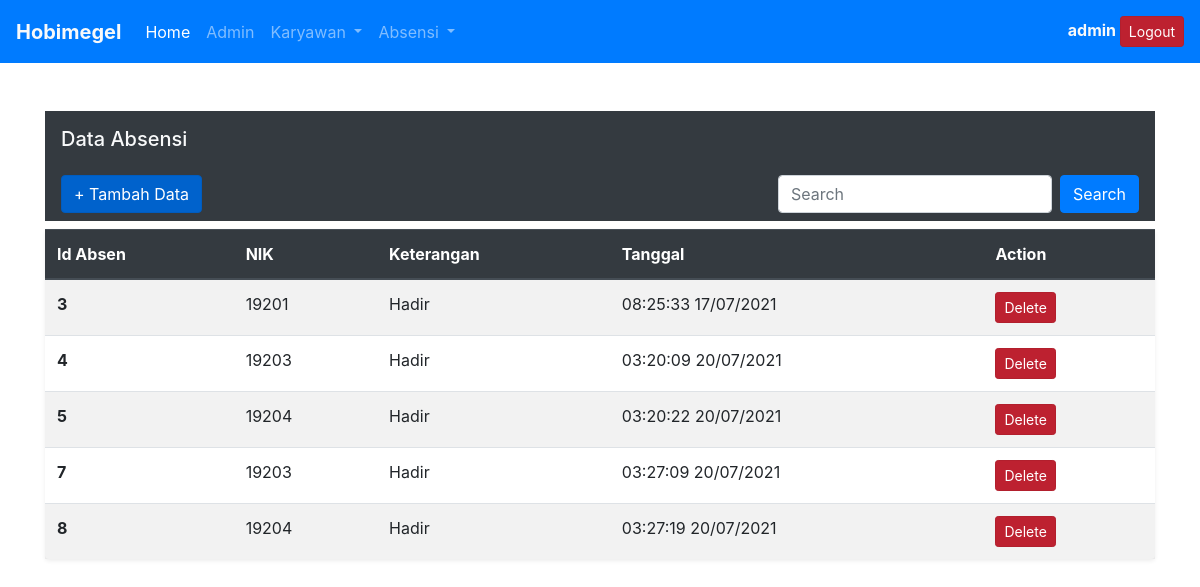
Screenshot of /database/absen.php (signed in) with the database file from the repository.
### tables this page shows
CREATE TABLE `absensi` (
  `id_absen` int(11) NOT NULL,
  `NIK` int(10) NOT NULL,
  `keterangan` varchar(20) NOT NULL,
  `tanggal` varchar(50) NOT NULL
);

### database/absen.php (the view, shortened to what this page needs)
<?php
    require_once 'koneksi.php';
    $sql ="SELECT * FROM absensi WHERE id_absen";
    $query = $koneksi->query($sql);
?>
<!DOCTYPE html>
<html lang="en">
<head>
    <link rel="stylesheet" href="https://cdn.jsdelivr.net/npm/bootstrap@4.5.3/dist/css/bootstrap.min.css">
</head>
<body>
    <nav class="navbar navbar-expand-lg navbar-dark bg-primary">
      <a class="navbar-brand text-light font-weight-bold" href="index.php">Hobimegel</a>
      <div class="collapse navbar-collapse" id="navbarText">
        <ul class="navbar-nav mr-auto">
          <li class="nav-item active">
            <a class="nav-link" href="index.php">Home <span class="sr-only">(current)</span></a>
            <li class="nav-item">
                <a class="nav-link" href="admin.php">Admin</a>
            </li>
            <li class="nav-item dropdown">
              <a class="nav-link dropdown-toggle" href="#" id="navbarDropdownMenuLink" role="button" data-toggle="dropdown" aria-haspopup="true" aria-expanded="false">
                Karyawan
              </a>
            </li>
            <li class="nav-item dropdown">
              <a class="nav-link dropdown-toggle" href="#" id="navbarDropdownMenuLink" role="button" data-toggle="dropdown" aria-haspopup="true" aria-expanded="false">
                Absensi
              </a>
            </li>
        </ul>
        <span class="navbar-text font-weight-bold text-light">
          <?php echo $_SESSION['username']; ?>
          <a href="logout.php" class="btn btn-danger btn-sm active" role="button" aria-pressed="true">Logout</a>
        </span>
      </div>
    </nav>
    <div class="container-lg mt-5">
      <nav class="navbar navbar-light bg-dark">
        <span class="navbar-brand text-light mb-0 h1">Data Absensi</span>
      </nav>
      <nav class="navbar navbar-light bg-dark">
          <a href="aksi/absen/tambahdata.php" class="btn btn-primary btn-md active" role="button" aria-pressed="true">+ Tambah Data</a>
          <form action="absen.php" method="get" class="form-inline">
              <input name="cari" class="form-control mr-sm-2" type="search" placeholder="Search" aria-label="Search">
              <button  class="btn btn-primary my-2 my-sm-0" type="submit">Search</button>
          </form>
      </nav>
      <table class="table shadow-sm p-3 mb-5 bg-white rounded mt-2 table-striped">
        <thead class="thead-dark">
          <tr>
            <th scope="col">Id Absen</th>
            <th scope="col">NIK</th>
            <th scope="col">Keterangan</th>
            <th scope="col">Tanggal</th>
            <th scope="col">Action</th>
          </tr>
        </thead>
        <tbody>
          <?php
          if(isset($_GET['cari'])){
            $cari = $_GET['cari'];
            $query = mysqli_query($koneksi,"SELECT * FROM absensi WHERE id_absen LIKE '%$cari%'
            OR NIK LIKE '%$cari%'
            OR keterangan LIKE '%$cari%'");
           }else{
            $query = mysqli_query($koneksi,"SELECT * FROM absensi");
           }
          while($d = mysqli_fetch_array($query)){
          ?>
          <tr>
            <th scope="row"><?php echo $d['id_absen']; ?></th>
            <td><?php echo $d['NIK']; ?></td>
            <td><?php echo $d['keterangan']; ?></td>
            <td><?php echo $d['tanggal']; ?></td>
            <td>
              <a href="aksi/absen/delete.php?id_absen=<?php echo $d['id_absen'] ; ?>" onClick='return tanya()' class="btn btn-danger btn-sm active" role="button" aria-pressed="true">Delete</a>
            </td>
          </tr>
          <?php
          }
          ?>
        </tbody>
      </table>
    </div>
</body>
</html>

### rows the page displays
absensi: id_absen "3", NIK "19201", keterangan "Hadir", tanggal "08:25:33 17/07/2021"
absensi: id_absen "4", NIK "19203", keterangan "Hadir", tanggal "03:20:09 20/07/2021"
absensi: id_absen "5", NIK "19204", keterangan "Hadir", tanggal "03:20:22 20/07/2021"
absensi: id_absen "7", NIK "19203", keterangan "Hadir", tanggal "03:27:09 20/07/2021"
absensi: id_absen "8", NIK "19204", keterangan "Hadir", tanggal "03:27:19 20/07/2021"

### other values shown
$_SESSION['username'] "admin"
